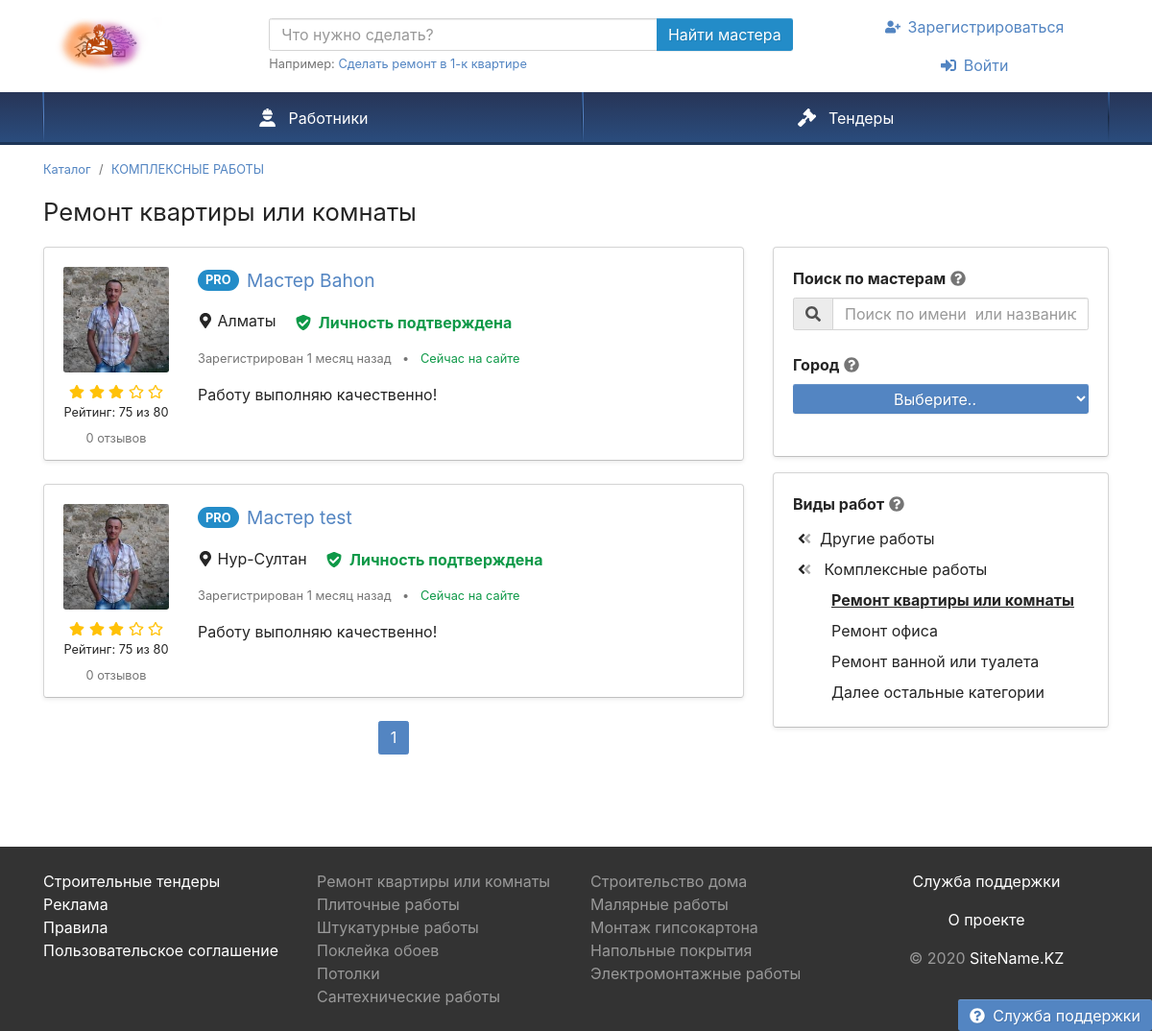
Page /employeeByCategory.php?sid=5 on the earlier database version.
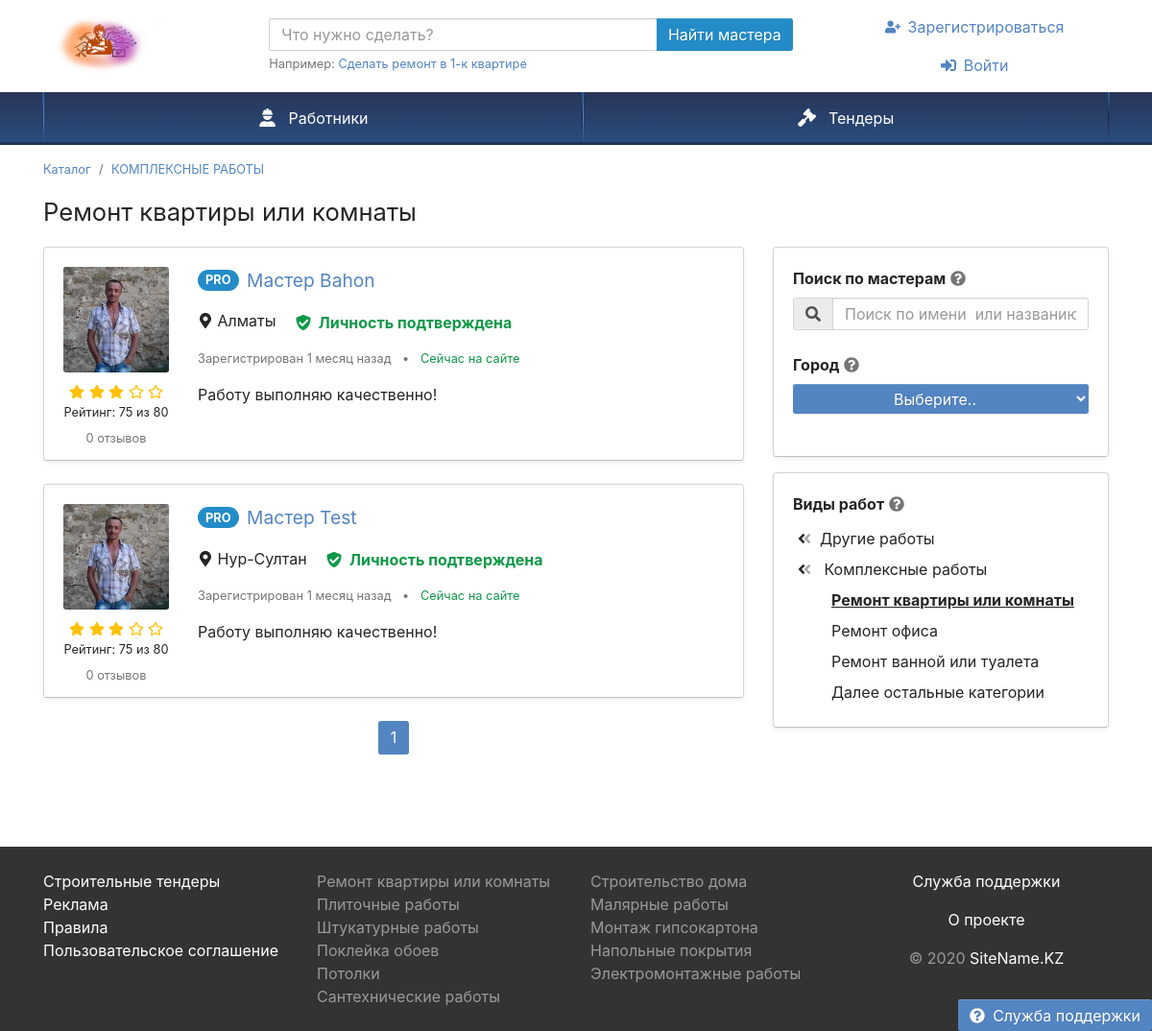
Same page on the later database version.
### tables this page shows
CREATE TABLE `speciality` (
  `ID` int(11) NOT NULL,
  `NAME_SPEC` varchar(255) NOT NULL
);

CREATE TABLE `users` (
  `ID` int(11) NOT NULL,
  `NAME` varchar(255) NOT NULL,
  `LASTNAME` varchar(255) NOT NULL,
  `PHONE` varchar(255) NOT NULL,
  `TYPE` int(11) NOT NULL,
  `PASSWORD` varchar(255) NOT NULL,
  `STATUS` int(11) NOT NULL,
  `LOCATION` int(11) NOT NULL,
  `ABOUT` mediumtext NOT NULL,
  `AVATAR` varchar(100) NOT NULL,
  `POST_DATE` date DEFAULT current_timestamp()
);

CREATE TABLE `dic_country` (
  `ID` int(11) NOT NULL,
  `NAME` varchar(255) NOT NULL
);

### employeeByCategory.php (the view, shortened to what the rows shown need)
<?php
require_once 'Theme/blocks/header.php'; ?>
<div class="container pt-3 mb-5">
    <ol class="mb-3 breadcrumb" itemscope itemtype="http://schema.org/BreadcrumbList">
        <?php
        require_once 'conn.php';
        $id = $_GET['sid'];
        $query = "select s.* from speciality s, services sc where sc.ID = $id and sc.SPECID = s.ID";
               $result = mysqli_query($link, $query) or die("Ошибка " . mysqli_error($link));
               $rows = mysqli_fetch_all($result, MYSQLI_ASSOC);
               ?>
        <li class="breadcrumb-item" itemprop="itemListElement" itemscope itemtype="http://schema.org/ListItem">
            <a href="#" itemprop="item">
                <span itemprop="name"><?php echo $rows[0]['NAME_SPEC']; ?></span>
            </a>
        </li>
    </ol>
    <h1 class="mb-3 text-center text-md-left">Ремонт квартиры или комнаты</h1>
<div class="row d-lg-block">
    <div class="col-lg-8 order-lg-first float-lg-left">
        <div class="row">
            <div class="col-12 order-first">
                <div class="list-view mb-5">
                <?php  require_once 'conn.php';
                if(isset($_GET['page'])){
                    $page = $_GET['page'];
                }else{
                    $page = 1;
                }
                $count_news = 2;
                $from = ($page-1)*$count_news;
                $id = $_GET['sid'];
               $query = "SELECT u.*, d.id city_id, d.name city_name from users u, users_speciality, speciality, dic_country d, services where u.ID = users_speciality.USER_ID and users_speciality.USER_SPECIALITY = services.id and services.id = $id and services.SPECID = speciality.ID and u.LOCATION = d.ID and u.type = 2 and u.id > 0 LIMIT $from,$count_news";
               $result = mysqli_query($link, $query) or die("Ошибка " . mysqli_error($link));
               $rows = mysqli_fetch_all($result, MYSQLI_ASSOC);
               foreach($rows as $row) {
               ?>
                    <div class="card card-hover mb-4 shadow-sm emp" data="<?php echo $row['city_id']; ?>">
                        <div class="card-body pb-1">
                            <div class="row">
                                 <div class="text-center col-md-auto mb-1 mb-md-0">
                                    <img class="rounded" src="Theme/images/employees/143190.jpg" width="110" height="110" alt="Мастер Иван Иванов">
                                         <div class="text-warning mt-2 mb-n1">
                                           <svg class="i is-star"><use xlink:href="#s-star" /></use></svg>
                                           <svg class="i is-star"><use xlink:href="#s-star" /></use></svg>
                                           <svg class="i is-star"><use xlink:href="#s-star" /></use></svg>
                                           <svg class="i ir-star"><use xlink:href="#r-star" /></use></svg>
                                           <svg class="i ir-star"><use xlink:href="#r-star" /></use></svg>
                                         </div>
                                         <div class="my-1 small">
                                           <a class="text-body unlink" href="#" data-modal="/modal/rank-info">Рейтинг: 75 из 80</a>
                                         </div>
                                         <div class="mb-2">
                                            <a class="small text-muted unlink" href="#" rel="nofollow">0 отзывов</a>
                                        </div>
                                 </div>
                                 <div class="col text-center text-md-left position-static">
                                    <div>
                                         <span  class="icon-pro">PRO</span>
                                         <span class="h4 align-middle d-block d-md-inline mt-2 ml-1">
                                            <a class="stretched-link" href="employeeProfile.php?uid=<?php echo $row['ID'];  ?>">Мастер <?php echo $row['NAME']; ?></a>
                                         </span>
                                    </div>
                                    <div class="my-3">
                                        <div class="pr-3 mb-3 mb-md-0 d-md-inline">
                                            <svg class="i is-map-marker-alt"><use xlink:href="#s-map-marker-alt" /></use></svg>
                                            <?php echo $row['city_name']; ?>
                                        </div>
                                        <?php if($row['STATUS'] == '1') { $txt = 'text-success';} else { $txt = 'text-danger';} ?>
                                        <button class="btn btn-link <?php echo $txt; ?> font-weight-bold p-0 unlink" >
                                            <svg class="mr-1 i is-shield-check"><use xlink:href="#s-shield-check" /></use></svg>
                                        <?php if($row['STATUS'] == '1') { ?>  Личность подтверждена <?php } else{ ?>
                                            Личность не подтверждена
                                        <?php } ?>
                                        </button>
                                    </div>
                                    <div class="text-muted small my-3">
                                        <span class="text-nowrap d-block d-md-inline">Зарегистрирован 1 месяц назад</span>
                                        <span class="px-2 d-none d-md-inline">•</span>
                                        <span class="text-nowrap text-success">Сейчас на сайте</span>
                                    </div>
                                    <div class="text-left mb-3">
                                        Работу выполняю качественно!
                                    </div>
                                </div>
                            </div>
                        </div>
                    </div>
               <?php } ?>
                </div>
            </div>
        </div>
    </div>
</div>
</div>
      </body>
  </html>

Differences in the rows shown:
changed users "Нур-Султан": NAME "test" → "Test"
